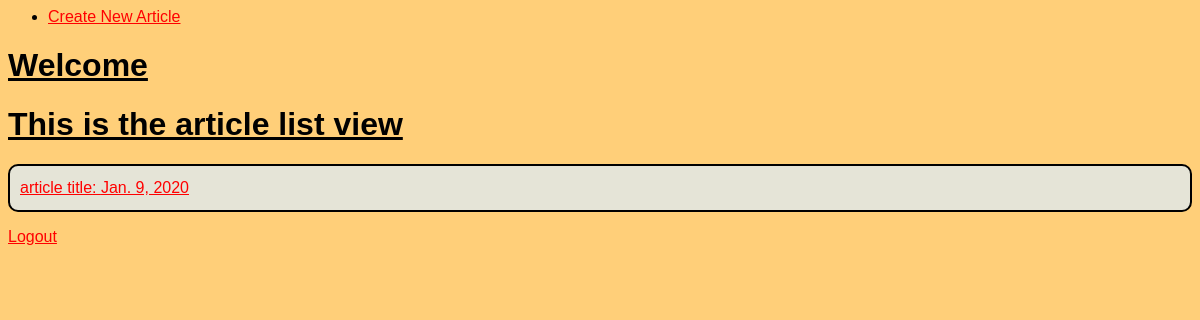
The app's page /blog/ (signed in), older data.
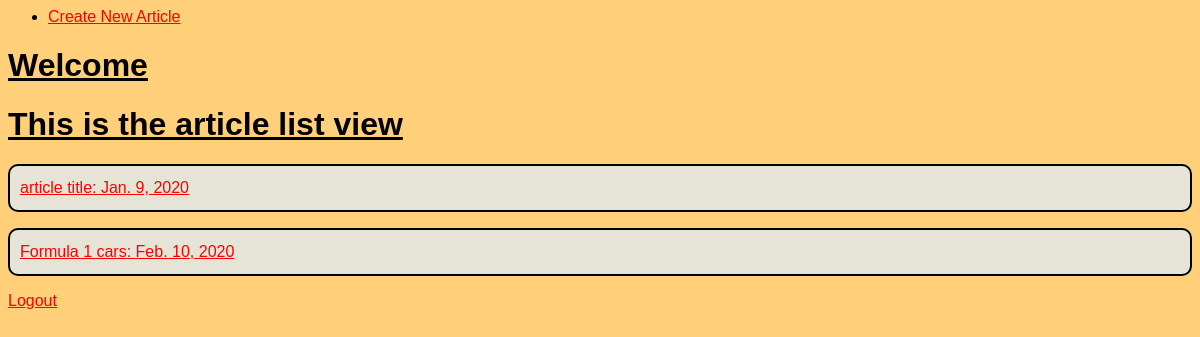
The same page, newer data.
### blog/models.py (models this page shows)
class Article(models.Model):
	user		= models.ForeignKey(BlogUser, related_name='articles', on_delete= models.CASCADE)
	title 		= models.CharField(max_length= 120)
	subtitle 	= models.CharField(max_length= 240)
	date 		= models.DateField(default=timezone.now)
	article 	= models.TextField(blank= False)
	name 		= models.CharField(blank= False, max_length= 80)
	def get_absolute_url(self):
		return reverse("blog:article-detail", kwargs={"my_id":self.id})

### blog/views.py (the view)
# urls.py: path('', ArticleListView.as_view(), name= 'article-list'),
class ArticleListView(LoginRequiredMixin, ListView): # Class based list view
	template_name = 'articles/article_list.html'
	def get_queryset(self):
		return Article.objects.all()
	def get_context_data(self, **kwargs):
		context = super().get_context_data(**kwargs)
		context["user"] = self.request.user
		return context

### blog/templates/articles/article_list.html (shortened to what this page needs)
<head>
	<link rel="stylesheet" type="text/css" href="../static/stylesheet.css">
</head>
<body>
	{% extends 'article_nav.html' %}
	{% block content %}
	<h1>Welcome {{ user.blog_user.display_name }} </h1>
	<h1> This is the article list view </h1>
	{% for instance in object_list %}
		<p> <a href= "{{ instance.get_absolute_url }}" > {{ instance.title }}: {{ instance.date }}</a> </p>
	{% endfor %}
		<a href="http://127.0.0.1:8000/logout"> Logout </a>
	{% endblock %}

Row changes from the older to the newer data that the page shows:
added Article: title "Formula 1 cars", date "Feb. 10, 2020"
